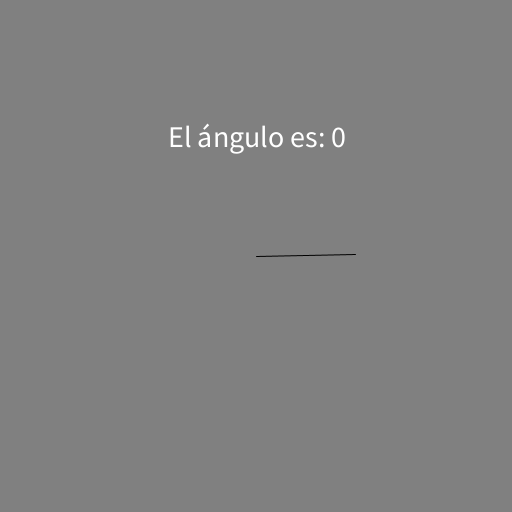
Frame 1 (no input)
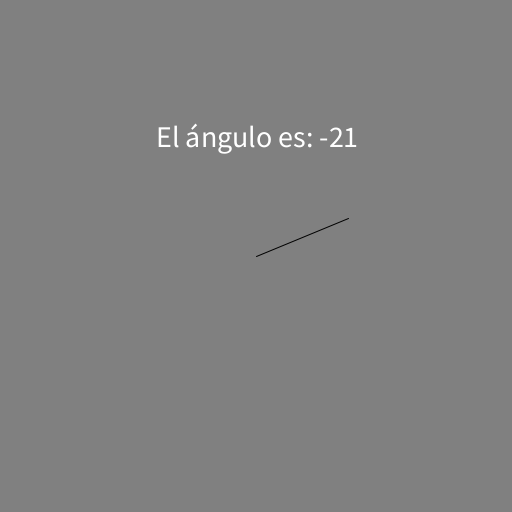
Frame 60 (the mouse pressed at the canvas centre just before this capture)
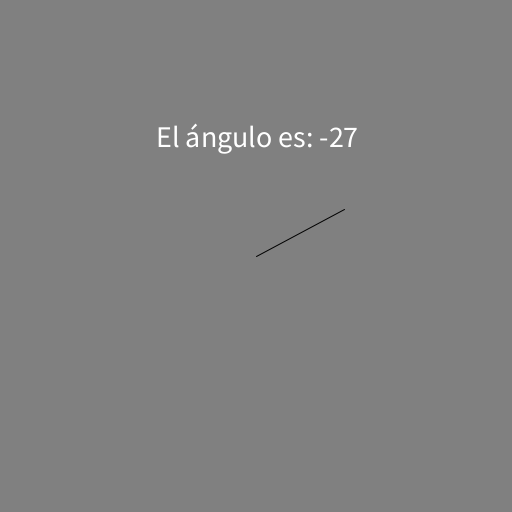
Frame 120 (the mouse held since frame 60 and released just before this capture)

The Processing sketch that drew these frames (run headless with seeded random() and noise(); from frame 60 on, the mouse is pressed at the canvas centre):

// Processing sketch: sketch_angulo_magnitud
// ── sketch_angulo_magnitud.pde
PVector v;

void setup () {
  size (512, 512);
  v = new PVector(50, 50);
}

void draw () {
  background(128);
  PVector o = new PVector();
  translate(width/2, height/2);
  //float theta = PVector.angleBetween(new PVector(1,0),v);
  float theta = -0.1 * (millis() / 1000.0); // segundos
  textSize(30);
  textAlign(CENTER);
  float x = 100 * cos (theta);
  float y = 100 * sin (theta);
  v.set(x, y);
  int deg = (int)degrees(theta);
  text("El ángulo es: " + deg, 0, -110);              
  DrawVector(o, v);
}

void DrawVector (PVector a, PVector b) {
  line(a.x, a.y, b.x, b.y);
}
